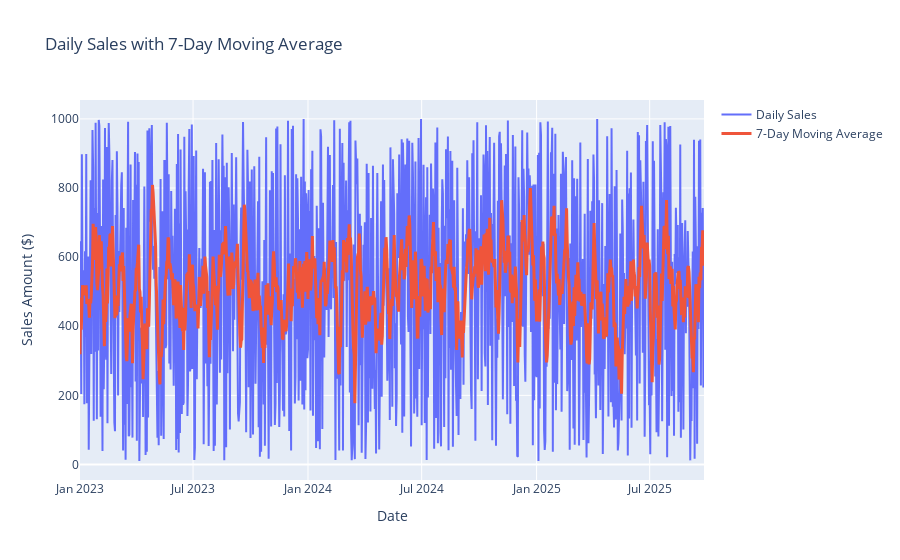

Here is the notebook cell this chart was saved with:
### Code cell
# Plot time series with rolling average
fig = (
    go.Figure()
    .add_trace(
        go.Scatter(
            x=window_df["sale_date"],
            y=window_df["sales_amount"],
            mode="lines",
            name="Daily Sales",
        )
    )
    .add_trace(
        go.Scatter(
            x=window_df["sale_date"],
            y=window_df["rolling_7d_avg"],
            mode="lines",
            name="7-Day Moving Average",
            line=dict(width=3),
        )
    )
    .update_layout(
        title="Daily Sales with 7-Day Moving Average",
        xaxis_title="Date",
        yaxis_title="Sales Amount ($)",
    )
)
fig.show()

### Figure 1 — Plotly figure (JSON) as saved in the notebook; plotly's stock layout.template omitted (floating-point values rounded to 4 significant figures; data arrays with more than 128 entries replaced by an {"elided": "..."} marker saying what was removed)
{"data": [{"mode": "lines", "name": "Daily Sales", "type": "scatter", "x": {"elided": "1000 str values"}, "y": {"elided": "1000 float values"}}, {"line": {"width": 3}, "mode": "lines", "name": "7-Day Moving Average", "type": "scatter", "x": {"elided": "1000 str values"}, "y": {"elided": "1000 float values"}}], "layout": {"title": {"text": "Daily Sales with 7-Day Moving Average"}, "xaxis": {"title": {"text": "Date"}}, "yaxis": {"title": {"text": "Sales Amount ($)"}}}}
